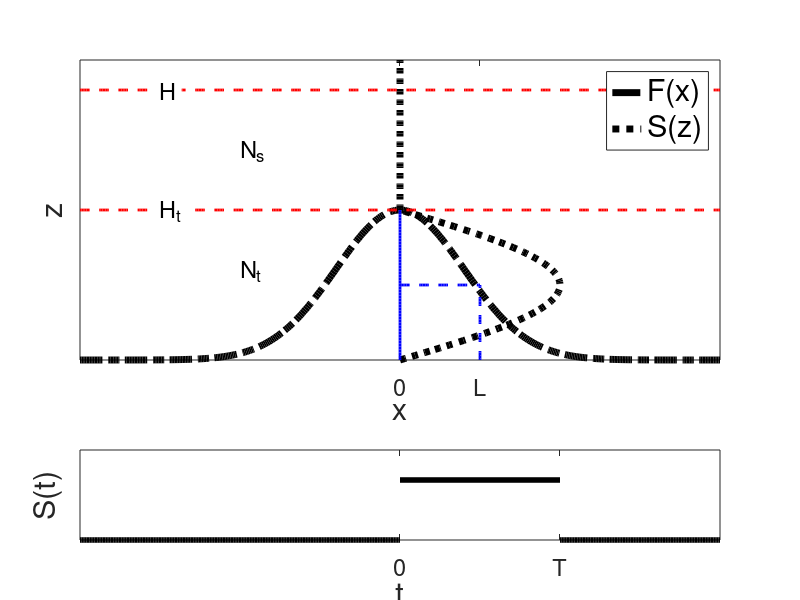

The MATLAB source for this figure:
function [] = schematic()

fs1     = 22;
fs2     = 17;

xx      = [-2:0.01:2];
xx1     = [1:0.01:2];
xx2     = [0:0.01:0.5];
xx3     = [0:0.01:1];
zz1     = [0:0.01:1 ];
zz2     = [1:0.01:2];
tt1     = [0:0.1:1];
tt2     = [-2:0.01:0];
tt3     = [1:0.01:2];
pi      = 3.14159265359;
sigma   = 0.40;
x0      = 0;

gz      = sin(pi*zz1);
gz_out  = 0;
fx      = exp(-((xx - x0).*(xx - x0))/(2* sigma *sigma));
xa      = 1;
heavi1  = 0.5;
heavi2  = 0.0;

figure(1)
h(1) = subplot('Position', [0.1 0.4, 0.8, 0.5]);
a1 = plot(xx, fx,'k-.','LineWidth',5);
hold on
a2 = plot(gz, zz1,'k:','LineWidth',5);
a3 = plot(zeros(size(xx1)), xx1,'k:','LineWidth',5);
%line( 1, xx)
a4  = plot(xx,ones(size(xx)),'r--', 'LineWidth',2);
a42 = plot(xx,(ones(size(xx))+0.8),'r--', 'LineWidth',2);
a5  = plot(zeros(size(xx3)), xx3,'b', 'LineWidth',2);
a6  = plot(xx2,(zeros(size(xx2))+0.5),'b--', 'LineWidth',2);
a7  = plot((zeros(size(xx2))+0.5), xx2,'b--', 'LineWidth',2);
M1  = 'F(x)';
M2  = 'S(z)';
ylim([0 2])
set(gca, 'XTick', [0 0.5])
set(gca, 'xticklabel', ['0';'L'],'FontSize',fs2)
xlabel('x','FontSize', fs1);
ylabel('z','FontSize', fs1);
set(gca, 'YTick', [ ])
set(gca, 'yticklabel', [])
text(-1, 1.4, 'N_s', 'FontSize',fs2, 'EdgeColor', 'w','BackgroundColor' , 'w')
text(-1, 0.6, 'N_t', 'FontSize',fs2, 'EdgeColor', 'w','BackgroundColor' , 'w')
text(-1.5, 1, 'H_t', 'FontSize',fs2, 'EdgeColor', 'w','BackgroundColor' , 'w')
text(-1.5, 1.8, 'H', 'FontSize',fs2, 'EdgeColor', 'w','BackgroundColor' , 'w')
%text(1, 1, 'F(x)', 'FontSize',fs2, 'EdgeColor', 'k','BackgroundColor' , 'y')
leg = legend([a1;a2], M1, M2);
set(leg,'FontSize',fs1);

h(2) = subplot('Position', [0.1 0.1, 0.8, 0.15]);
plot(tt2,zeros(size(tt2)),'k','LineWidth',4)
ylim([0 1.5])
xlim([-2 2])
hold on
%TT = [0;'T'];
plot(tt1,ones(size(tt1)),'k','LineWidth',4)
plot(tt3,zeros(size(tt3)),'k','LineWidth',4)
set(gca, 'XTick', [0 1 ])
set(gca, 'xticklabel', ['0';'T'],'FontSize',fs2)
%xlabh = get(gca,'XLabel');
%set(xlabh,'Position',get(xlabh,'Position') - [0 0.7 0])
xlabel('t','FontSize', fs1);
ylabel('S(t)','FontSize', fs1);
set(gca, 'YTick', [ ])
set(gca, 'yticklabel', [])

return